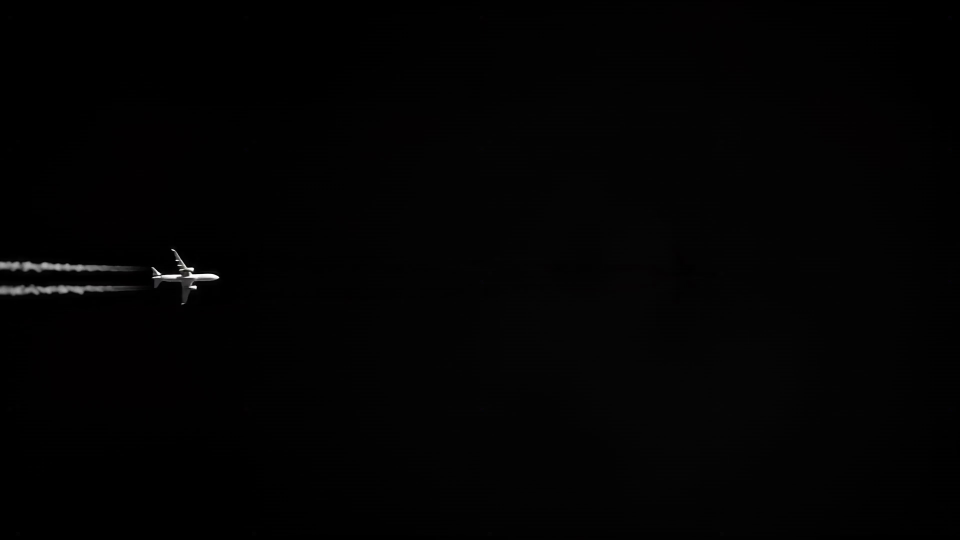
#> input picture frame 1 of Airplane_flying_across_dark_sky_202609081202.mp4, 1920 x 1080 px (shown at 1/2 size)
$ python extract_airplane_frames.py
#> lines starting #> are read from the running program, lines starting #| are printed output that depends on the picture
import cv2
import numpy as np
import os

def extract_airplane_frames(
    video_path=os.path.join("media", "source-videos", "Airplane_flying_across_dark_sky_202609081202.mp4"),
    output_dir=os.path.join("artifacts", "portfolio", "public", "airplane-frames"),
    target_width=1280,
    target_height=720,
    total_frames=120,
    quality=82
):
#> called with target_width = 1280, target_height = 720, total_frames = 120, quality = 82
    os.makedirs(output_dir, exist_ok=True)
    cap = cv2.VideoCapture(video_path)
    if not cap.isOpened():
        raise RuntimeError(f"Could not open video file {video_path}")

    orig_w = int(cap.get(cv2.CAP_PROP_FRAME_WIDTH))
    orig_h = int(cap.get(cv2.CAP_PROP_FRAME_HEIGHT))
    total_video_frames = int(cap.get(cv2.CAP_PROP_FRAME_COUNT))
    print(f"Airplane video opened: {orig_w}x{orig_h}, {total_video_frames} frames")

    # Read frame 1 for lead-in
    cap.set(cv2.CAP_PROP_POS_FRAMES, 1)
    ret1, frame1 = cap.read()
#> frame1 is the input picture: shape (1080, 1920, 3); mean B, G, R 2.6, 2.5, 2.6
    if not ret1:
        raise RuntimeError("Failed to read frame 1")

    # Read frame 239 for lead-out
    cap.set(cv2.CAP_PROP_POS_FRAMES, min(239, total_video_frames - 1))
    ret_end, frame_end = cap.read()
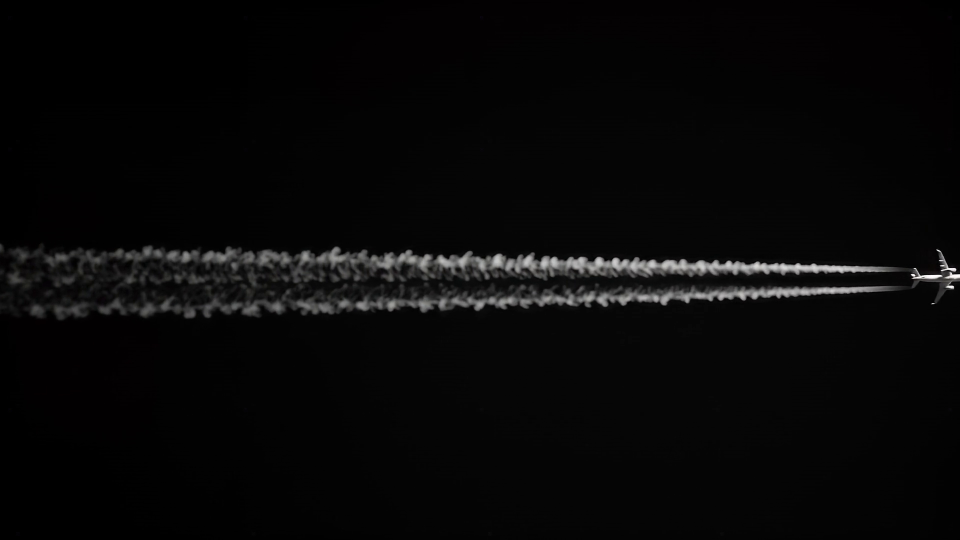
#> input picture frame 239 of Airplane_flying_across_dark_sky_202609081202.mp4, 1920 x 1080 px (shown at 1/2 size)
#> frame_end is the input picture: shape (1080, 1920, 3); mean B, G, R 7.9, 7.8, 8.1
    if not ret_end:
        raise RuntimeError("Failed to read ending frame")

    lead_in = 6
    lead_out = 8
    mid_count = total_frames - lead_in - lead_out

    frames_written = 0

    # 1. Lead-in frames (plane entering from off-screen left)
    for i in range(lead_in):
        shift_x = int(-450 + i * (450 / lead_in))
        M = np.float32([[1, 0, shift_x], [0, 1, 0]])
        shifted = cv2.warpAffine(frame1, M, (orig_w, orig_h), borderValue=(0, 0, 0))
        resized = cv2.resize(shifted, (target_width, target_height), interpolation=cv2.INTER_AREA)
        out_path = os.path.join(output_dir, f"frame_{frames_written:03d}.webp")
        cv2.imwrite(out_path, resized, [cv2.IMWRITE_WEBP_QUALITY, quality])
        frames_written += 1
#> this loop made 6 passes
#> pass 2, in extract_airplane_frames, `resized = cv2.resize(shifted, (target_width, target_height), interpola..`:
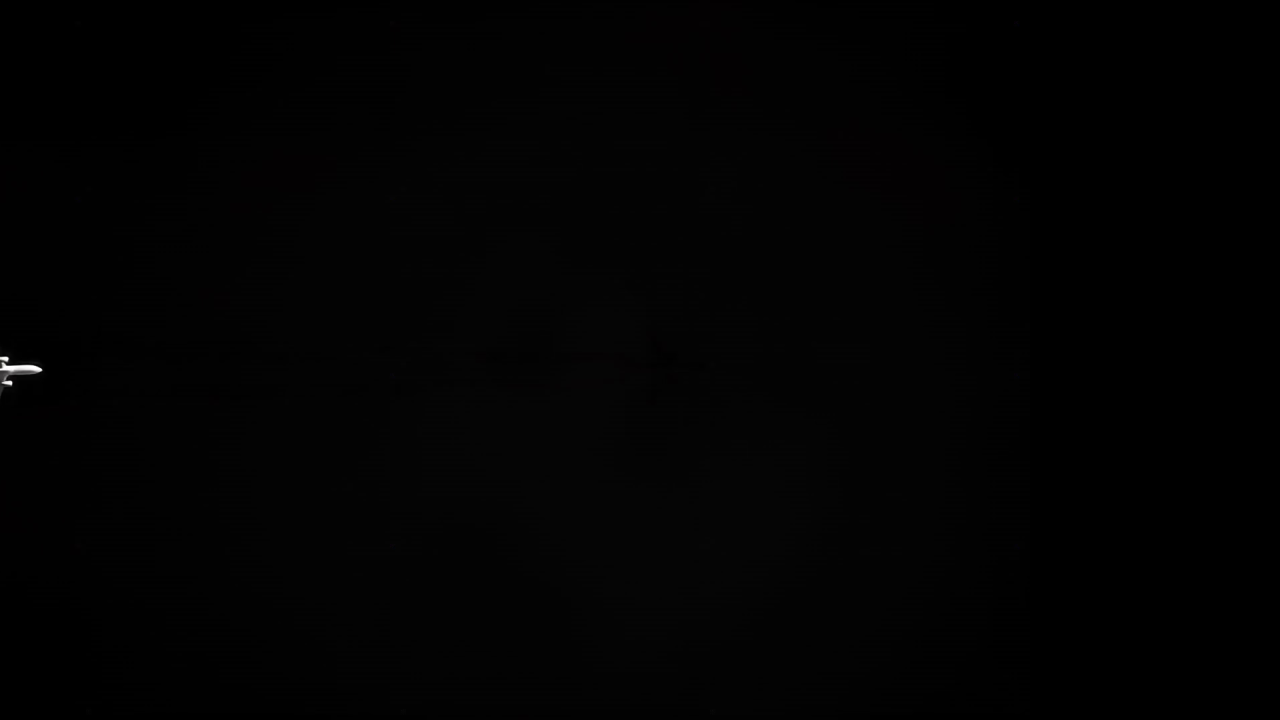
#> resized: shape (720, 1280, 3); mean B, G, R 2, 2, 2
#> after the loop, frames_written = 6

    # 2. Main video frames
    for k in range(mid_count):
        v_idx = int(round(1 + (k / (mid_count - 1)) * 237))
        cap.set(cv2.CAP_PROP_POS_FRAMES, v_idx)
        ret, frame = cap.read()
        if not ret:
            frame = frame_end
        resized = cv2.resize(frame, (target_width, target_height), interpolation=cv2.INTER_AREA)
        out_path = os.path.join(output_dir, f"frame_{frames_written:03d}.webp")
        cv2.imwrite(out_path, resized, [cv2.IMWRITE_WEBP_QUALITY, quality])
        frames_written += 1
#> this loop made 29 passes
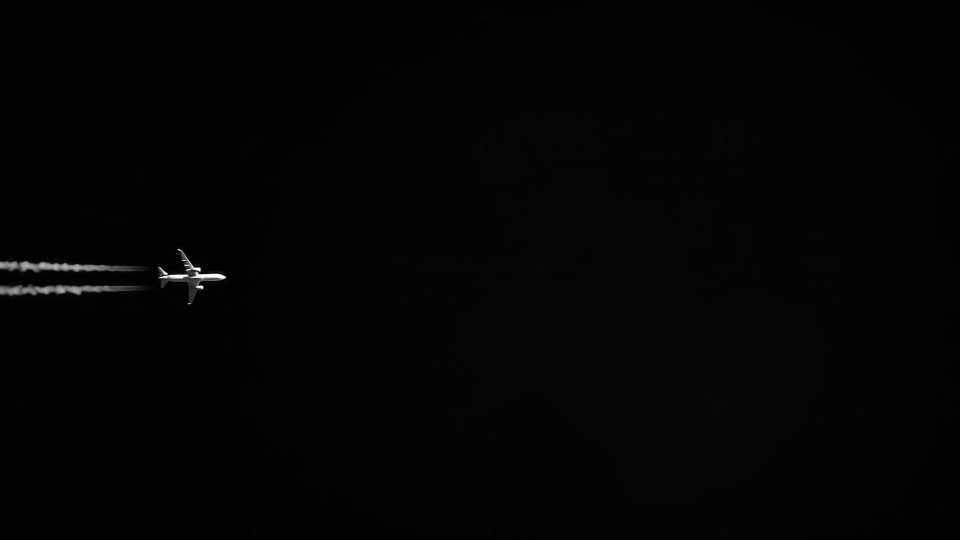
#> input picture frame 3 of Airplane_flying_across_dark_sky_202609081202.mp4, 1920 x 1080 px (shown at 1/2 size)
#> after the loop, frames_written = 34

    # 3. Lead-out frames (plane gliding off-screen right)
    for j in range(lead_out):
        shift_x = int((j + 1) * (500 / lead_out))
        M = np.float32([[1, 0, shift_x], [0, 1, 0]])
        shifted = cv2.warpAffine(frame_end, M, (orig_w, orig_h), borderValue=(0, 0, 0))
        resized = cv2.resize(shifted, (target_width, target_height), interpolation=cv2.INTER_AREA)
        out_path = os.path.join(output_dir, f"frame_{frames_written:03d}.webp")
        cv2.imwrite(out_path, resized, [cv2.IMWRITE_WEBP_QUALITY, quality])
        frames_written += 1

    cap.release()
    print(f"Successfully generated {frames_written} frames in {output_dir}")

if __name__ == "__main__":
    extract_airplane_frames()

$ run again, starting later in the video
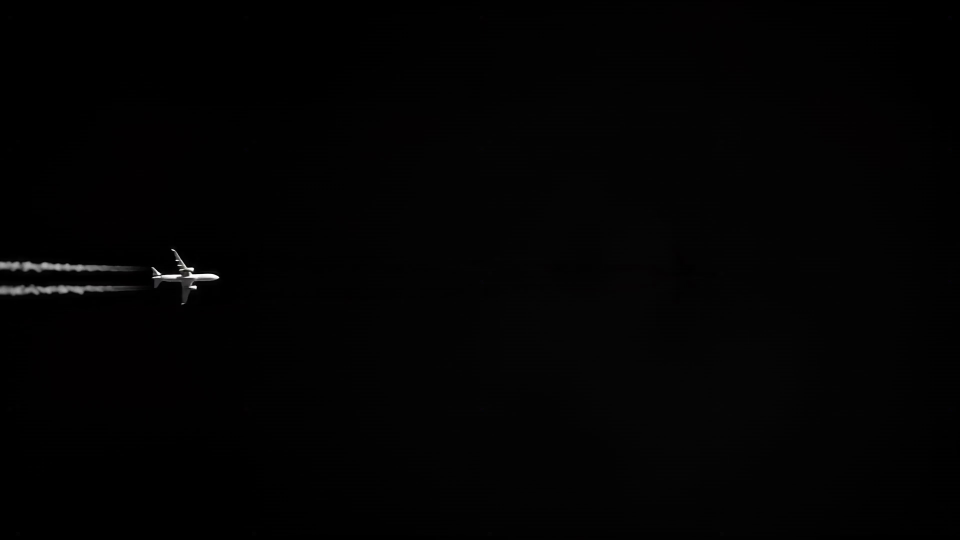
#> input picture frame 1 of Airplane_flying_across_dark_sky_202609081202.mp4, 1920 x 1080 px (shown at 1/2 size)
#> in extract_airplane_frames, frame1 is the input picture: shape (1080, 1920, 3); mean B, G, R 2.6, 2.5, 2.6
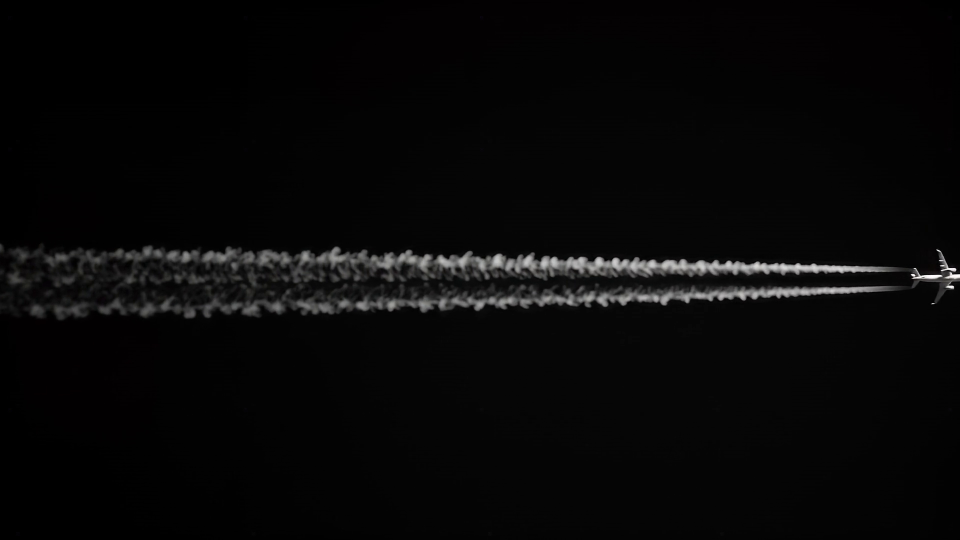
#> input picture frame 239 of Airplane_flying_across_dark_sky_202609081202.mp4, 1920 x 1080 px (shown at 1/2 size)
#> in extract_airplane_frames, frame_end is the input picture: shape (1080, 1920, 3); mean B, G, R 7.9, 7.8, 8.1
#> after the loop in extract_airplane_frames, `for i in range(lead_in):`: frames_written = 6
#> the loop in extract_airplane_frames, `for k in range(mid_count):` made 29 passes
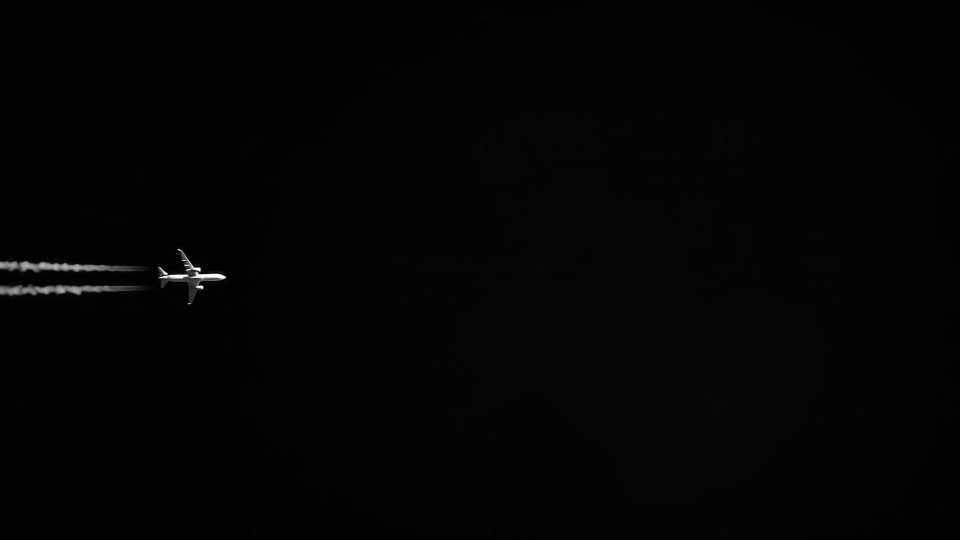
#> input picture frame 3 of Airplane_flying_across_dark_sky_202609081202.mp4, 1920 x 1080 px (shown at 1/2 size)
#> after the loop in extract_airplane_frames, `for k in range(mid_count):`: frames_written = 34

$ run again, starting later in the video
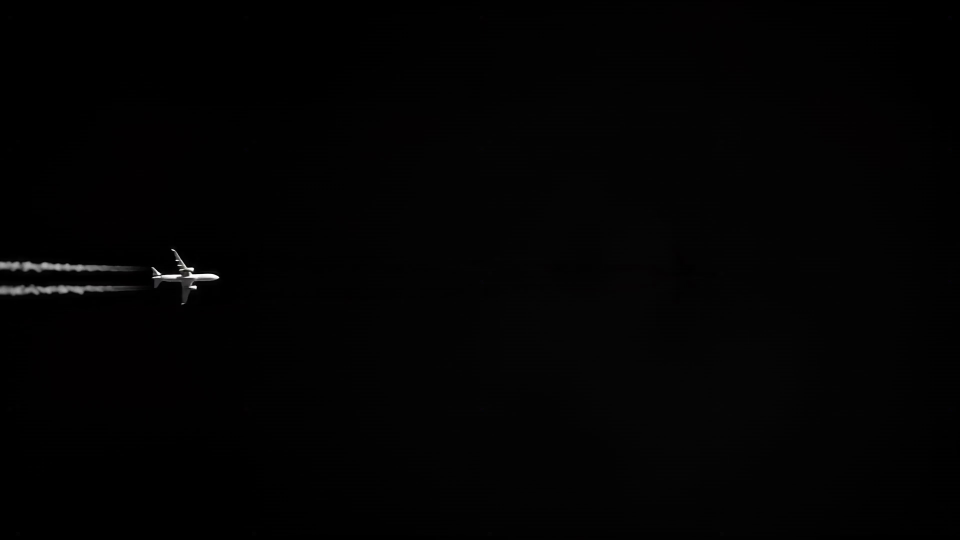
#> input picture frame 1 of Airplane_flying_across_dark_sky_202609081202.mp4, 1920 x 1080 px (shown at 1/2 size)
#> in extract_airplane_frames, frame1 is the input picture: shape (1080, 1920, 3); mean B, G, R 2.6, 2.5, 2.6
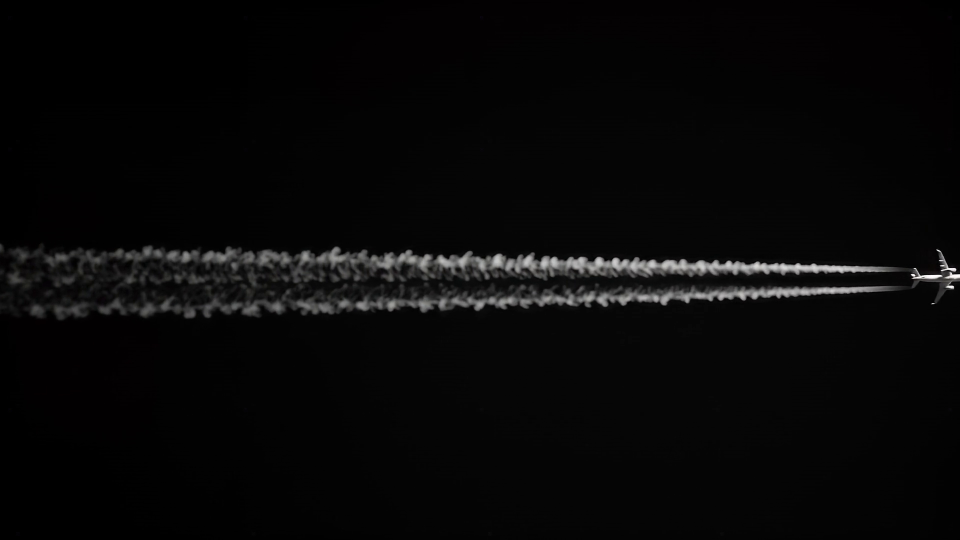
#> input picture frame 239 of Airplane_flying_across_dark_sky_202609081202.mp4, 1920 x 1080 px (shown at 1/2 size)
#> in extract_airplane_frames, frame_end is the input picture: shape (1080, 1920, 3); mean B, G, R 7.9, 7.8, 8.1
#> after the loop in extract_airplane_frames, `for i in range(lead_in):`: frames_written = 6
#> the loop in extract_airplane_frames, `for k in range(mid_count):` made 29 passes
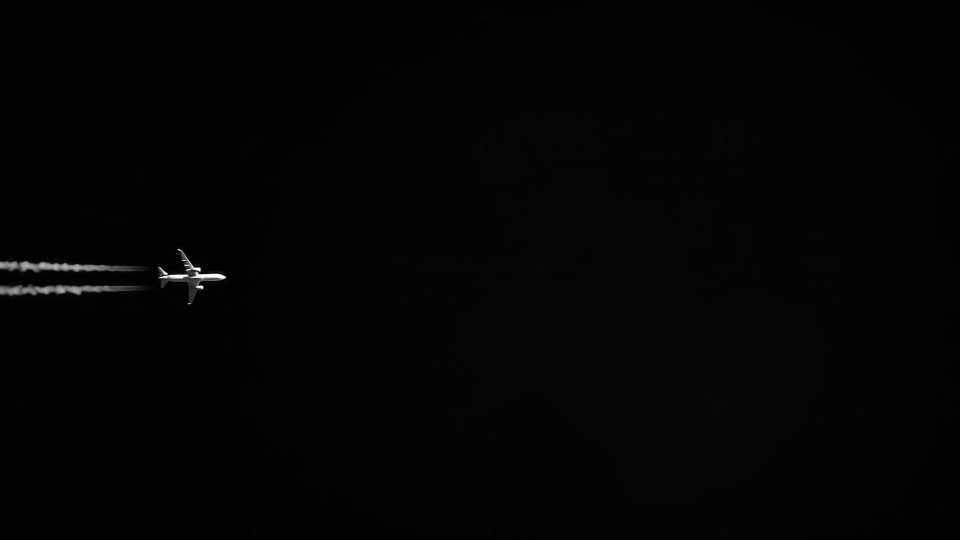
#> input picture frame 3 of Airplane_flying_across_dark_sky_202609081202.mp4, 1920 x 1080 px (shown at 1/2 size)
#> after the loop in extract_airplane_frames, `for k in range(mid_count):`: frames_written = 34
